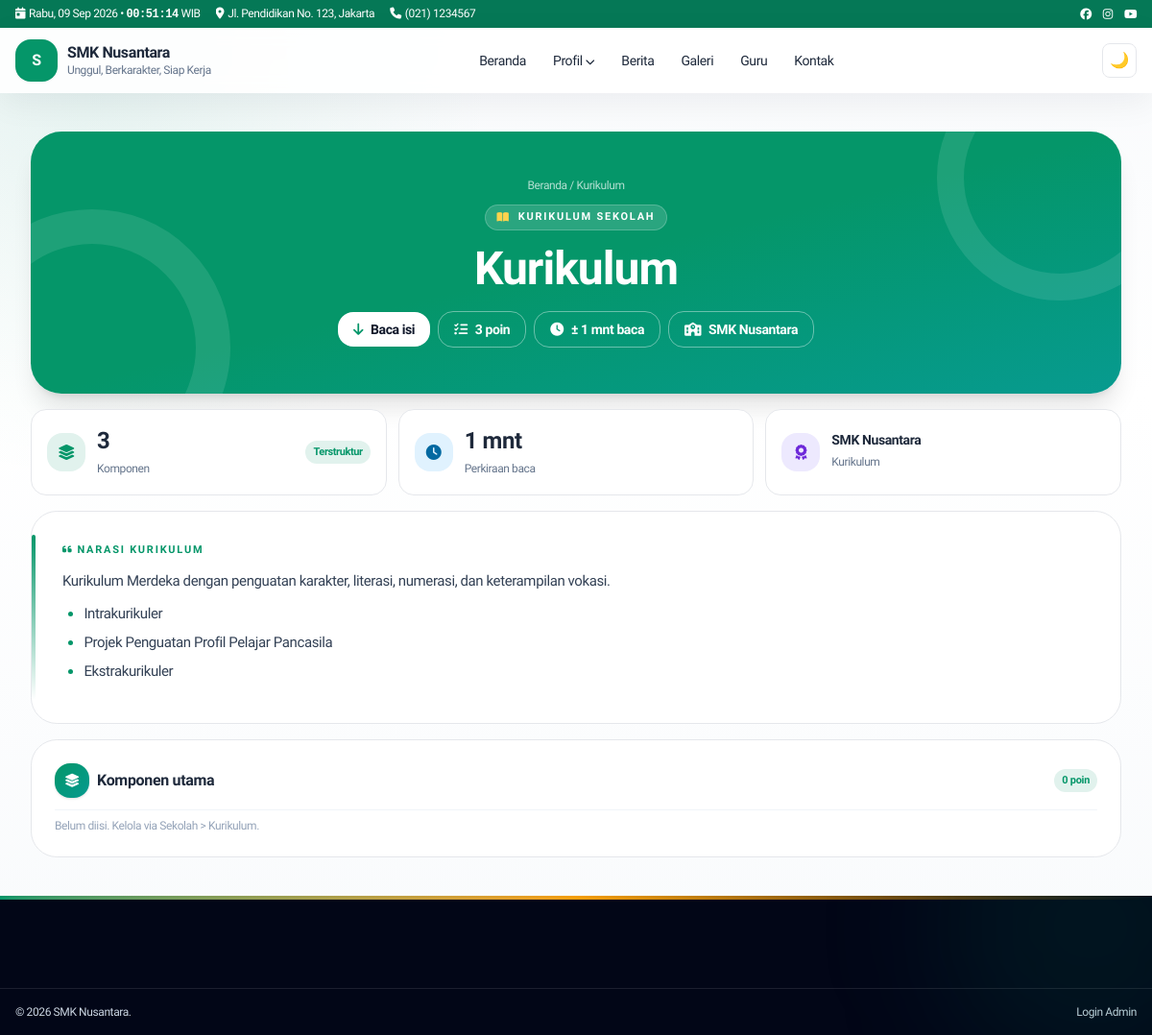
Page /pages/kurikulum.php on the committed database.
### tables this page shows
CREATE TABLE IF NOT EXISTS settings (
  id INT UNSIGNED AUTO_INCREMENT PRIMARY KEY,
  `key` VARCHAR(100) NOT NULL UNIQUE,
  `value` TEXT DEFAULT NULL,
  updated_at TIMESTAMP DEFAULT CURRENT_TIMESTAMP ON UPDATE CURRENT_TIMESTAMP
);

CREATE TABLE IF NOT EXISTS menu_items (
  id INT UNSIGNED AUTO_INCREMENT PRIMARY KEY,
  menu_id INT UNSIGNED NOT NULL,
  parent_id INT UNSIGNED DEFAULT NULL,
  label VARCHAR(150) NOT NULL,
  url VARCHAR(500) NOT NULL,
  target VARCHAR(20) DEFAULT '_self',
  sort_order INT DEFAULT 0,
  is_active TINYINT(1) DEFAULT 1,
  kind VARCHAR(20) NOT NULL DEFAULT 'link',
  mega_id INT UNSIGNED DEFAULT NULL,
  INDEX idx_menu_parent (menu_id, parent_id, sort_order),
  CONSTRAINT fk_mi_menu FOREIGN KEY (menu_id) REFERENCES menus(id) ON DELETE CASCADE,
  CONSTRAINT fk_mi_parent FOREIGN KEY (parent_id) REFERENCES menu_items(id) ON DELETE CASCADE
);

### core/Database.php (called while the page is built, shortened)
<?php
final class Database {
    private static ?PDO $pdo = null;
    public static function conn(): PDO {
        if (self::$pdo) return self::$pdo;
        $c = require dirname(__DIR__) . '/config/database.php';
        $dsn = "mysql:host={$c['host']};dbname={$c['name']};charset={$c['charset']}";
        self::$pdo = new PDO($dsn, $c['user'], $c['pass'], [
            PDO::ATTR_ERRMODE => PDO::ERRMODE_EXCEPTION,
            PDO::ATTR_DEFAULT_FETCH_MODE => PDO::FETCH_ASSOC,
            PDO::ATTR_EMULATE_PREPARES => false,
        ]);
        return self::$pdo;
    }
    public static function setting(string $key, string $def = ''): string {
        try {
            $s = self::conn()->prepare('SELECT `value` FROM settings WHERE `key`=?');
            $s->execute([$key]);
            return (string)($s->fetchColumn() ?? $def);
        } catch (Throwable) { return $def; }
    }
}

### core/Helper.php (called while the page is built, shortened)
<?php
final class Helper {
    public static function e(?string $v): string { return htmlspecialchars((string)$v, ENT_QUOTES, 'UTF-8'); }
    public static function url(string $p = ''): string { return rtrim(BASE_URL, '/') . '/' . ltrim($p, '/'); }
    public static function menuUrl(string $u): array {
        $u = trim($u);
        $low = strtolower($u);
        return [self::url(ltrim($u, '/')), '_self'];
    }
}

### pages/kurikulum.php (the view, shortened to what this page needs)
<?php
$title=Database::setting('kurikulum_title','Kurikulum');
if(trim($title)==='')$title='Kurikulum';
$content=trim((string)Database::setting('kurikulum_content',''));
if($content==='')$content='<p>Kurikulum Merdeka dengan penguatan karakter, literasi, numerasi, dan keterampilan vokasi.</p><ul class="list-disc ml-5 mt-3 grid gap-1"><li>Intrakurikuler</li><li>Projek Penguatan Profil Pelajar Pancasila</li><li>Ekstrakurikuler</li></ul>';
$compsRaw=trim((string)Database::setting('kurikulum_comps',"Intrakurikuler — pembelajaran tatap muka sesuai CP & TP.\nProjek P5 — penguatan profil pelajar Pancasila lintas mapel.\nEkstrakurikuler — minat, bakat, dan karakter di luar jam wajib."));
$compsHtml='';
if($compsRaw!==''&&(str_contains($compsRaw,'<li')||str_contains($compsRaw,'<p')||str_contains($compsRaw,'<ul')||str_contains($compsRaw,'<ol'))){
  $compsHtml=$compsRaw;
} else {
  $comps=array_values(array_filter(array_map('trim',explode("\n",$compsRaw))));
}
$metaTitle=$title.' - '.Database::setting('school_name','Sekolah'); require ROOT.'/templates/frontend/header.php';
$plain=trim(preg_replace('/\s+/', ' ', strip_tags($content)));
$words=$plain!==''?str_word_count($plain):0; $mins=max(1,(int)ceil($words/200));
$liCount=substr_count(strtolower($content),'<li');
?>
<div class="w-full max-w-full px-4 md:px-8 py-10">
<?php
$heroBadge='<i class="fa fa-book-open text-amber-300"></i>Kurikulum Sekolah';
$heroCrumb='<a href="'.Helper::url().'" class="hover:text-white">Beranda</a> / Kurikulum';
$heroActions='<a href="#isi" class="inline-flex items-center gap-2 bg-white text-slate-900 px-4 py-2 rounded-xl font-bold"><i class="fa fa-arrow-down text-emerald-600"></i>Baca isi</a>';
require ROOT.'/templates/frontend/page-hero.php'; ?>
<div class="grid md:grid-cols-3 gap-3 mt-4">
<div class="rounded-2xl border bg-white dark:bg-slate-800 p-4 flex items-center gap-3 reveal"><span class="w-10 h-10 rounded-xl bg-emerald-100 text-emerald-700 grid place-items-center"><i class="fa fa-layer-group"></i></span><span><b class="block text-2xl font-extrabold"><?= $liCount ?></b><span class="text-xs text-slate-500">Komponen</span></span><span class="ml-auto text-[11px] font-bold px-2 py-1 rounded-full bg-emerald-100 text-emerald-700">Terstruktur</span></div>
<div class="rounded-2xl border bg-white dark:bg-slate-800 p-4 flex items-center gap-3 reveal"><span class="w-10 h-10 rounded-xl bg-sky-100 text-sky-700 grid place-items-center"><i class="fa fa-clock"></i></span><span><b class="block text-2xl font-extrabold"><?= $mins ?> mnt</b><span class="text-xs text-slate-500">Perkiraan baca</span></span></div>
<div class="rounded-2xl border bg-white dark:bg-slate-800 p-4 flex items-center gap-3 reveal"><span class="w-10 h-10 rounded-xl bg-violet-100 text-violet-700 grid place-items-center"><i class="fa fa-award"></i></span><span><b class="block text-sm font-bold leading-tight"><?= Helper::e(Database::setting('school_name','Sekolah')) ?></b><span class="text-xs text-slate-500">Kurikulum</span></span></div>
</div>
<div id="isi" class="mt-4 grid gap-4 max-w-full scroll-mt-28">
<div class="rounded-[1.7rem] bg-white dark:bg-slate-800 border dark:border-slate-700 p-6 md:p-8 reveal relative overflow-hidden">
<span class="absolute left-0 top-6 bottom-6 w-1 rounded-full bg-gradient-to-b from-emerald-500 to-cyan-500"></span>
<p class="text-[11px] font-bold uppercase tracking-[.16em] text-emerald-600"><i class="fa fa-quote-left mr-1"></i>Narasi Kurikulum</p>
<div class="kur-content mt-3 text-sm md:text-[15px] leading-relaxed text-slate-700 dark:text-slate-200"><?= $content ?></div>
</div>
<div class="rounded-[1.7rem] border dark:border-slate-700 bg-white dark:bg-slate-800 p-5 md:p-6 reveal">
<h2 class="font-extrabold flex items-center gap-2 pb-3 mb-2 border-b border-slate-100 dark:border-slate-700"><span class="w-9 h-9 rounded-xl bg-gradient-to-br from-emerald-600 to-teal-600 text-white grid place-items-center shadow"><i class="fa fa-layer-group text-sm"></i></span>Komponen utama <span class="ml-auto text-[11px] font-bold px-2 py-1 rounded-full bg-emerald-100 text-emerald-700"><?= count($comps ?? []) + ($compsHtml?substr_count(strtolower($compsHtml),'<li'):0) ?> poin</span></h2>
<?php if($compsHtml!==''): ?><div class="vm-list mt-4 text-sm leading-relaxed"><?= $compsHtml ?></div><?php else: ?><p class="text-xs text-slate-400 mt-2">Belum diisi. Kelola via Sekolah &gt; Kurikulum.</p><?php endif; ?>
</div>
</div>
</div>
<?php require ROOT.'/templates/frontend/footer.php'; ?>

### templates/frontend/navbar.php (shortened to what this page needs)
<?php
$top_addr = Database::setting('address','Jl. Pendidikan No.123');
$top_phone = Database::setting('phone','(021) 1234567');
$school = Database::setting('school_name','SMK Nusantara');
$tagline = Database::setting('tagline','Unggul, Berkarakter');
$logo = Database::setting('logo','');
try {
$db = Database::conn();
$mm = $db->query("SELECT * FROM menus WHERE location='primary' LIMIT 1")->fetch();
$items = [];
if ($mm) {
  $st = $db->prepare("SELECT * FROM menu_items WHERE menu_id=? AND is_active=1 ORDER BY sort_order");
  $st->execute([$mm['id']]); $items = $st->fetchAll();
}
} catch (Throwable) { $items=[]; $mega=[]; }
function menuTree($items,$parent=null){ $o=[]; foreach($items as $i){ if(($i['parent_id']??null)==$parent) $o[]=$i; } return $o; }
function menuLink($u,$forceTarget=null){ [$href,$t]=Helper::menuUrl($u); $t=$forceTarget?:$t; return 'href="'.Helper::e($href).'"'.($t==='_blank'?' target="_blank" rel="noopener noreferrer"':''); }
?>
<div class="bg-emerald-700 text-white text-xs hidden md:block"><div class="max-w-7xl mx-auto px-4 py-1.5 flex justify-between items-center gap-3">
<div class="flex gap-4 min-w-0"><span class="shrink-0"><i class="fa fa-calendar-day mr-1"></i><span data-clock-date><?= Helper::tgl(date('Y-m-d')) ?></span> • <span data-clock-time class="font-mono font-bold"><?= date('H:i:s') ?></span> WIB</span><span class="truncate"><i class="fa fa-location-dot mr-1"></i><?= Helper::e($top_addr) ?></span><span class="hidden lg:inline"><i class="fa fa-phone mr-1"></i><?= Helper::e($top_phone) ?></span><span class="hidden xl:inline"><i class="fa fa-envelope mr-1"></i><?= Helper::e($top_email) ?></span></div>
<div class="flex gap-3"><a href="#" aria-label="Facebook"><i class="fab fa-facebook"></i></a><a href="#" aria-label="Instagram"><i class="fab fa-instagram"></i></a><a href="#" aria-label="Youtube"><i class="fab fa-youtube"></i></a></div>
</div></div>
<header id="mainNav" class="sticky top-0 z-50 bg-white/90 dark:bg-slate-900/90 backdrop-blur border-b-0 transition">
<div class="max-w-7xl mx-auto px-4 py-3 flex items-center justify-between gap-3">
<a href="<?= Helper::url() ?>" class="flex items-center gap-2.5"><?php if($logo): ?><img src="<?= Helper::upload($logo) ?>" alt="Logo <?= Helper::e($school) ?>" class="h-11 w-auto object-contain shrink-0"><?php else: ?><span class="w-11 h-11 rounded-xl bg-emerald-600 text-white grid place-items-center font-bold shadow-sm"><?= Helper::e(mb_substr($school,0,1)) ?></span><?php endif; ?><span><span class="block font-extrabold leading-tight"><?= Helper::e($school) ?></span><span class="block text-xs text-slate-500"><?= Helper::e($tagline) ?></span></span></a>
<nav class="hidden lg:flex items-center gap-1 text-sm font-medium" id="deskMenu">
<?php foreach(menuTree($items) as $m): $ch=menuTree($items,$m['id']); $hasMega=false;
if(!$hasMega){ foreach($mega as $g){ if(($g['label']??'')===$m['label']) $hasMega=$g; } } ?>
<?php if($hasMega): $cols=json_decode($hasMega['columns_json']??'[]',true)?:[]; ?>
<div class="relative group"><button class="px-3 py-2 rounded-lg hover:bg-emerald-50"><?= Helper::e($m['label']) ?> <i class="fa fa-chevron-down text-[10px]"></i></button>
<div class="absolute left-1/2 -translate-x-1/2 top-full pt-2 opacity-0 invisible group-hover:opacity-100 group-hover:visible transition"><div class="bg-white dark:bg-slate-800 rounded-2xl shadow-xl border p-6 grid grid-cols-3 gap-6 w-[640px] max-w-[90vw]">
<?php foreach($cols as $c): ?><div><p class="font-bold text-xs uppercase text-emerald-700 mb-2"><?= Helper::e($c['title']??'') ?></p><?php foreach($c['links']??[] as $l): ?><a href="<?= Helper::e($l['url']??'#') ?>" class="block py-1 text-slate-600 dark:text-slate-300 hover:text-emerald-600"><?= Helper::e($l['label']??'') ?></a><?php endforeach; ?></div><?php endforeach; ?>
</div></div></div>
<?php elseif($ch): ?><div class="relative group"><a <?= menuLink($m['url'],$m['target']??null) ?> class="px-3 py-2 rounded-lg hover:bg-emerald-50 inline-block"><?= Helper::e($m['label']) ?> <i class="fa fa-chevron-down text-[10px]"></i></a>
</div>
<?php else: ?><a <?= menuLink($m['url'],$m['target']??null) ?> class="px-3 py-2 rounded-lg hover:bg-emerald-50"><?= Helper::e($m['label']) ?></a><?php endif; ?><?php endforeach; ?>
</nav>
<div class="flex items-center gap-2"><button id="darkBtn" class="w-9 h-9 rounded-lg border grid place-items-center" aria-label="Tema"></button></div>
</div>
</header>

### templates/frontend/footer.php (shortened to what this page needs)
</main>
<?php
$ft = Database::setting('footer_text',Database::setting('school_name',''));
?>
<footer class="relative overflow-hidden bg-slate-950 text-slate-300 mt-auto w-full">
<div class="absolute inset-x-0 top-0 h-1 bg-gradient-to-r from-emerald-600 via-amber-500 to-emerald-600"></div>
<div class="absolute -top-32 -right-24 w-80 h-80 rounded-full bg-emerald-600/10 blur-3xl pointer-events-none"></div>
<div class="max-w-7xl mx-auto px-4 py-12 grid md:grid-cols-4 gap-8 text-sm">
</div>
<div class="border-t border-white/10"><div class="max-w-7xl mx-auto px-4 py-4 flex flex-col md:flex-row justify-between text-xs gap-2">
<span>&copy; <?= date('Y') ?> <?= Helper::e($ft) ?>.</span>
<a href="<?= Helper::url('admin/login') ?>" target="_blank" rel="noopener noreferrer" class="hover:text-white">Login Admin</a>
</div></div>
</footer>
</body></html>

### assets/css/style.css (style rules this page uses)
:root { --font-body:"Plus Jakarta Sans",system-ui,-apple-system,"Segoe UI",sans-serif }
html,body,input,select,textarea,button { font-family:var(--font-body)!important }
h1,h2,h3,h4 { font-family:var(--font-body)!important;letter-spacing:-.02em;font-weight:800 }
.reveal { opacity:1 }
.reveal.show { animation:revealIn .7s cubic-bezier(.16,1,.3,1) both }
.card-hover,[class*="rounded-2xl"].border,[class*="rounded-3xl"].border { transition:transform .28s cubic-bezier(.16,1,.3,1),box-shadow .28s ease,border-color .28s ease }
html,body { max-width:100%;overflow-x:clip }
body { position:relative }
main,header,footer { max-width:100% }
main .grid>*,main .flex>* { min-width:0;max-width:100% }
main>div { max-width:100%;min-width:0 }
.reveal { min-width:0;max-width:100%;overflow-wrap:anywhere }
div.relative.overflow-hidden { min-width:0;max-width:100% }
html { height:100% }
body.site-shell { min-height:100vh;display:flex;flex-direction:column }
body.site-shell>footer { margin-top:auto;flex-shrink:0;width:100% }

### pages/kurikulum.php (style rules this page uses)
.kur-content p { margin:.5rem 0 }
.kur-content ul,.kur-content ol { margin:.6rem 0!important;padding-left:1.4rem!important;display:grid!important;gap:.35rem!important }
.kur-content ul { list-style:disc outside!important }
.kur-content li { display:list-item!important }
.kur-content li::marker { color:var(--school-primary,#059669);font-weight:800 }

### rows in the picture
settings: value "Jl. Pendidikan No. 123, Jakarta"
settings: value "(021) 1234567"
settings: value "S", value "SMK Nusantara"
settings: value "Unggul, Berkarakter, Siap Kerja"
menu_items: label "Beranda"
menu_items: label "Profil"
menu_items: label "Berita"
menu_items: label "Galeri"
menu_items: label "Guru"
menu_items: label "Kontak"

### other values in the picture
Helper::e($heroTitle) "Kurikulum"
Helper::e($st['label']??'') "3 poin"
Helper::e($st['label']??'') "± 1 mnt baca"
Helper::e($st['label']??'') "SMK Nusantara"
$liCount "3"
$mins "1"
